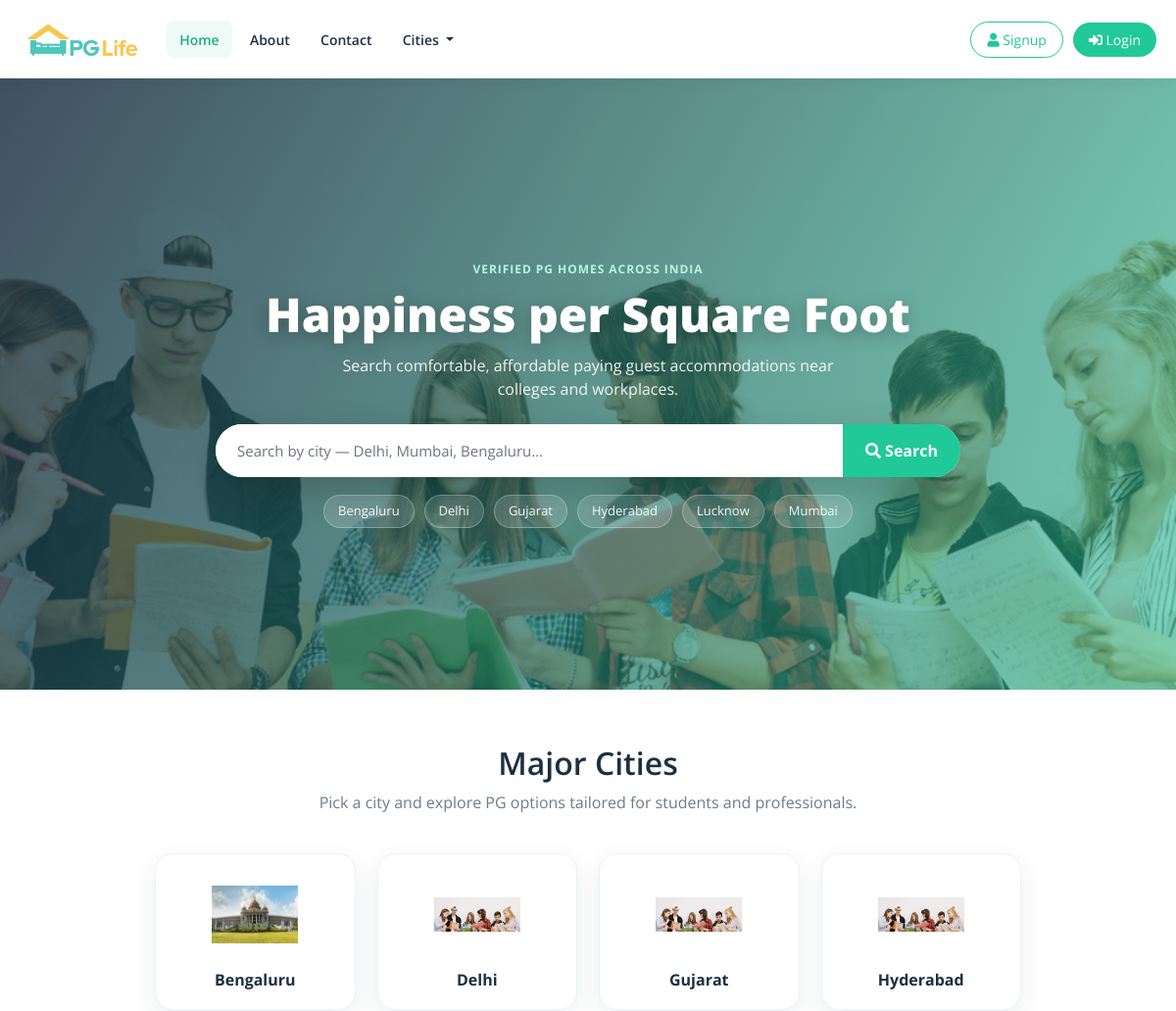
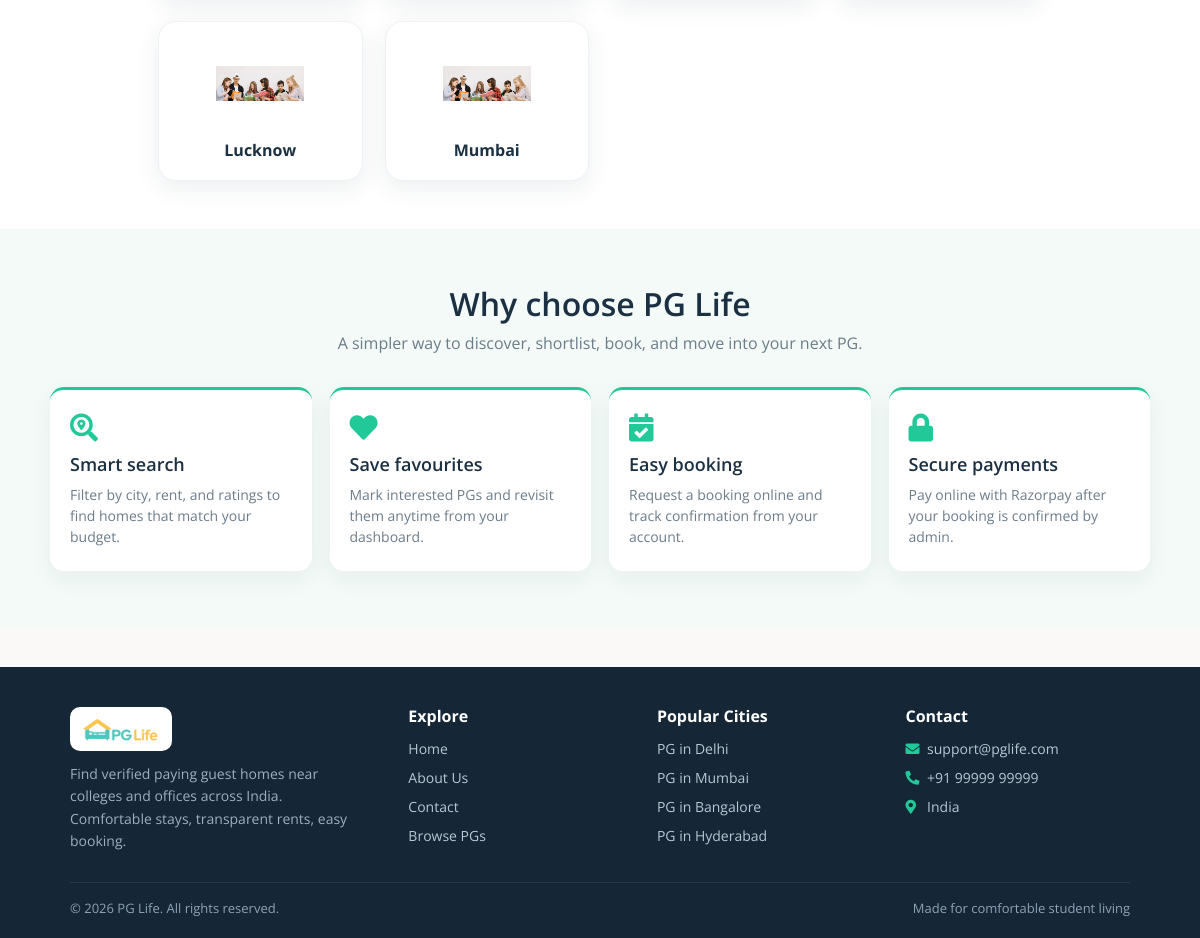
The page / on the database its author committed (2 pictures, top to bottom).
### tables this page shows
CREATE TABLE `cities` (
  `id` int(11) NOT NULL AUTO_INCREMENT,
  `name` varchar(100) NOT NULL,
  `image_path` varchar(500) DEFAULT NULL,
  PRIMARY KEY (`id`),
  UNIQUE KEY `name` (`name`)
);

### index.php (the view, shortened to what this page needs)
<?php
  require_once "./includes/database_connect_hide_error.php";
  $index_cities = [];
  if (isset($con) && $con) {
    $city_res = mysqli_query($con, "SELECT name, image_path FROM cities ORDER BY name ASC");
    if ($city_res) {
      while ($cr = mysqli_fetch_assoc($city_res)) {
        $index_cities[] = $cr;
      }
    }
  }
?>
<!DOCTYPE html>
<html lang="en">
<head>
    <link href="css/bootstrap.min.css" rel="stylesheet" />
    <link href="https://use.fontawesome.com/releases/v5.11.2/css/all.css" rel="stylesheet" />
    <link href="css/common.css" rel="stylesheet" />
    <link href="css/index.css" rel="stylesheet" />
    <link href="css/pages.css" rel="stylesheet" />
</head>
<body>
  <?php require "./includes/header.php"; ?>
  <section class="container-fluid pg-search-container">
    <div class="hero-panel">
      <p class="eyebrow light">Verified PG homes across India</p>
      <h1 class="hero-title">Happiness per Square Foot</h1>
      <p class="hero-subtitle">Search comfortable, affordable paying guest accommodations near colleges and workplaces.</p>
      <form class="hero-search" action="property_list.php" method="GET">
        <div class="input-group hero-search-group">
          <input name="city" class="form-control" type="text" placeholder="Search by city — Delhi, Mumbai, Bengaluru..." aria-label="Search">
          <div class="input-group-append">
            <button type="submit" class="btn btn-primary hero-search-btn">
              <i class="fas fa-search" aria-hidden="true"></i> Search
            </button>
          </div>
        </div>
      </form>
      <div class="hero-chips">
        <?php foreach ($index_cities as $c): ?>
          <a href="property_list.php?city=<?php echo urlencode($c["name"]); ?>"><?php echo htmlspecialchars($c["name"]); ?></a>
        <?php endforeach; ?>
      </div>
    </div>
  </section>
  <section class="city-container">
    <div class="section-heading">
      <h2>Major Cities</h2>
      <p>Pick a city and explore PG options tailored for students and professionals.</p>
    </div>
    <div class="city-box">
      <?php foreach ($index_cities as $c):
        if (!empty($c["image_path"])) {
          $img_src = BASE_URL . "/" . htmlspecialchars($c["image_path"]);
        } else {
          $img_src = BASE_URL . "/img/bg.png";
        }
      ?>
      <div class="city-img">
        <a href="property_list.php?city=<?php echo urlencode($c["name"]); ?>">
          <img src="<?php echo $img_src; ?>" alt="<?php echo htmlspecialchars($c["name"]); ?>">
          <span><?php echo htmlspecialchars($c["name"]); ?></span>
        </a>
      </div>
      <?php endforeach; ?>
    </div>
  </section>
  <section class="content-section soft-bg">
    <div class="content-shell">
      <div class="section-heading">
        <h2>Why choose PG Life</h2>
        <p>A simpler way to discover, shortlist, book, and move into your next PG.</p>
      </div>
      <div class="info-cards">
        <article class="info-card">
          <i class="fas fa-search-location"></i>
          <h3>Smart search</h3>
          <p>Filter by city, rent, and ratings to find homes that match your budget.</p>
        </article>
        <article class="info-card">
          <i class="fas fa-heart"></i>
          <h3>Save favourites</h3>
          <p>Mark interested PGs and revisit them anytime from your dashboard.</p>
        </article>
        <article class="info-card">
          <i class="fas fa-calendar-check"></i>
          <h3>Easy booking</h3>
          <p>Request a booking online and track confirmation from your account.</p>
        </article>
        <article class="info-card">
          <i class="fas fa-lock"></i>
          <h3>Secure payments</h3>
          <p>Pay online with Razorpay after your booking is confirmed by admin.</p>
        </article>
      </div>
    </div>
  </section>
  <?php require "./includes/footer.php"; ?>
</body>
</html>

### css/common.css (style rules this page uses)
* { box-sizing: border-box; font-family: 'Open Sans', sans-serif; }
html { scroll-behavior: smooth; -webkit-text-size-adjust: 100%; }
body { color: #373737; font-size: 16px; position: relative; margin: 0; background: #faf9f7; overflow-x: hidden; }
img { max-width: 100%; height: auto; }
h1, h2, h3, h4, h5, h6 { font-weight: 600; }
h1 { font-size: 36px; margin-bottom: 40px; }
h3 { font-size: 24px; margin-bottom: 12px; }
.btn-primary, .btn-warning, .btn-danger, .btn-success, .btn-info { color: white; font-weight: 600; border-radius: 6px; }
.btn-primary { background-color: #20c997; border-color: #20c997; }

### css/index.css (style rules this page uses)
.pg-search-container { background-color: #000; background-image: linear-gradient(120deg, rgba(27, 48, 66, 0.82), rgba(32, 201, 151, 0.55)), url("../img/bg.png"); background-position: center center; background-attachment: scroll; background-size: cover; min-height: 78vh; padding: 90px 16px 70px; display: flex; align-items: center; justify-content: center; }
.hero-panel { width: 100%; max-width: 760px; text-align: center; color: #fff; }
.hero-title { color: #fff !important; font-size: clamp(2rem, 5vw, 3rem); font-weight: 800; margin: 8px 0 12px; text-shadow: 0 4px 18px rgba(0, 0, 0, 0.25); }
.hero-subtitle { color: rgba(255, 255, 255, 0.92); margin: 0 auto 24px; max-width: 560px; }
.hero-search-group { background: #fff; border-radius: 999px; overflow: hidden; box-shadow: 0 14px 40px rgba(0, 0, 0, 0.2); }
.hero-search .form-control { border: none; min-height: 54px; padding-left: 22px; font-size: 15px; box-shadow: none !important; }
.hero-search-btn { border-radius: 0 !important; min-height: 54px; padding: 0 22px; font-weight: 700; }
.hero-chips { margin-top: 18px; display: flex; flex-wrap: wrap; gap: 10px; justify-content: center; }
.hero-chips a { color: #fff; background: rgba(255, 255, 255, 0.16); border: 1px solid rgba(255, 255, 255, 0.28); border-radius: 999px; padding: 6px 14px; font-size: 13px; text-decoration: none; transition: background 0.2s ease; }
.city-container { text-align: center; padding: 56px 16px 40px; background: #fff; }
.city-box { margin: 0 auto; max-width: 900px; display: grid; grid-template-columns: repeat(4, minmax(0, 1fr)); gap: 22px; padding: 8px; }
.city-img { border-radius: 18px; box-shadow: 0 8px 24px rgba(27, 48, 66, 0.08); margin: 0; padding: 18px 12px; background: #fff; border: 1px solid #eef2f5; transition: transform 200ms ease, box-shadow 200ms ease; }
.city-img a { text-decoration: none; color: #1b3042; display: block; }
.city-img span { display: block; margin-top: 10px; font-weight: 700; }
.city-img img { width: 88px; height: 88px; object-fit: contain; margin: 0 auto; display: block; }

### css/pages.css (style rules this page uses)
.eyebrow { text-transform: uppercase; letter-spacing: 0.08em; font-size: 12px; font-weight: 700; color: #20c997; margin-bottom: 8px; }
.eyebrow.light { color: #b7f5df; }
.content-section { padding: 56px 16px; }
.content-section.soft-bg { background: #f3faf7; }
.content-shell { max-width: 1100px; margin: 0 auto; }
.section-heading { text-align: center; margin-bottom: 32px; }
.section-heading h2 { margin-bottom: 8px; color: #1b3042; }
.section-heading p { color: #6b7c8a; margin: 0 auto; max-width: 560px; }
.info-cards { display: grid; grid-template-columns: repeat(4, minmax(0, 1fr)); gap: 18px; }
.info-card { background: #fff; border-radius: 14px; padding: 24px 20px; box-shadow: 0 8px 24px rgba(27, 48, 66, 0.06); transition: transform 0.2s ease, box-shadow 0.2s ease; border-top: 3px solid #20c997; }
.info-card i { font-size: 28px; color: #20c997; margin-bottom: 12px; }
.info-card h3 { font-size: 18px; margin-bottom: 8px; color: #1b3042; }
.info-card p { margin: 0; color: #6b7c8a; font-size: 14px; }

### rows shown on the page
cities: name "Bengaluru", image_path (picture)
cities: name "Delhi"
cities: name "Gujarat"
cities: name "Hyderabad"
cities: name "Lucknow"
cities: name "Mumbai"
